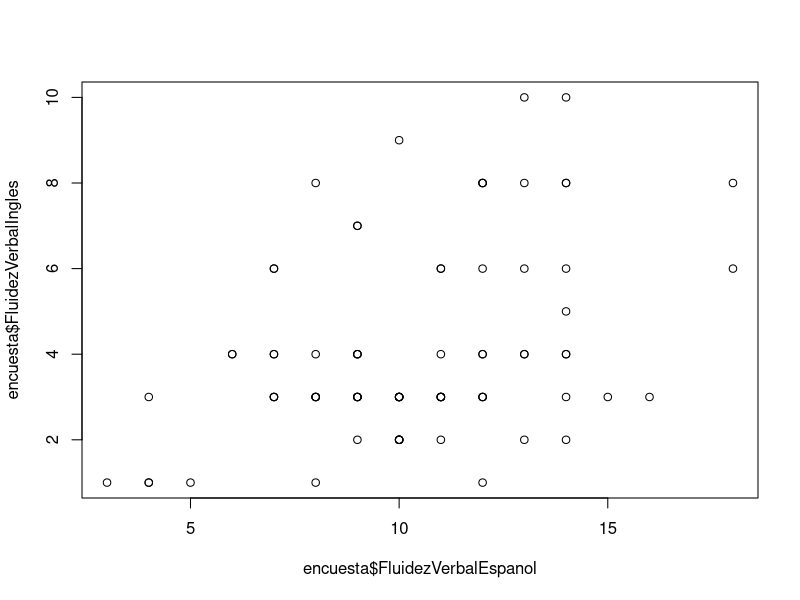
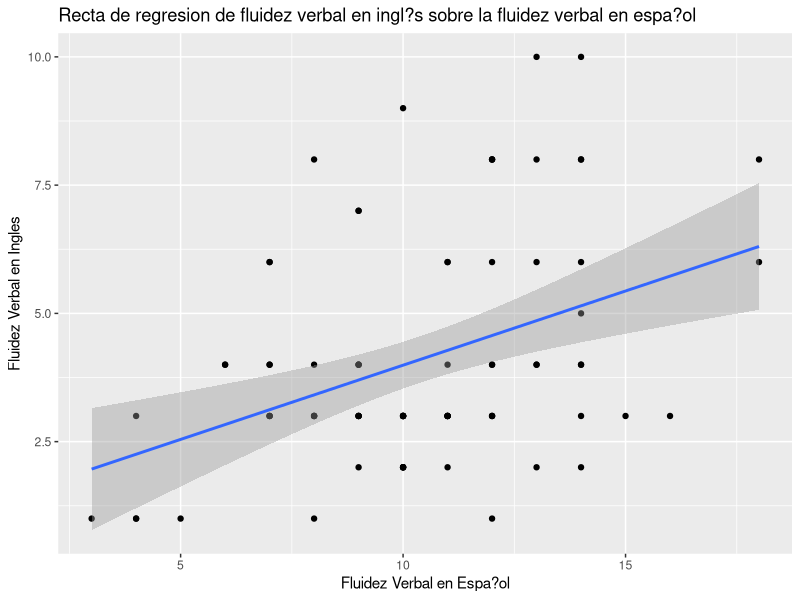
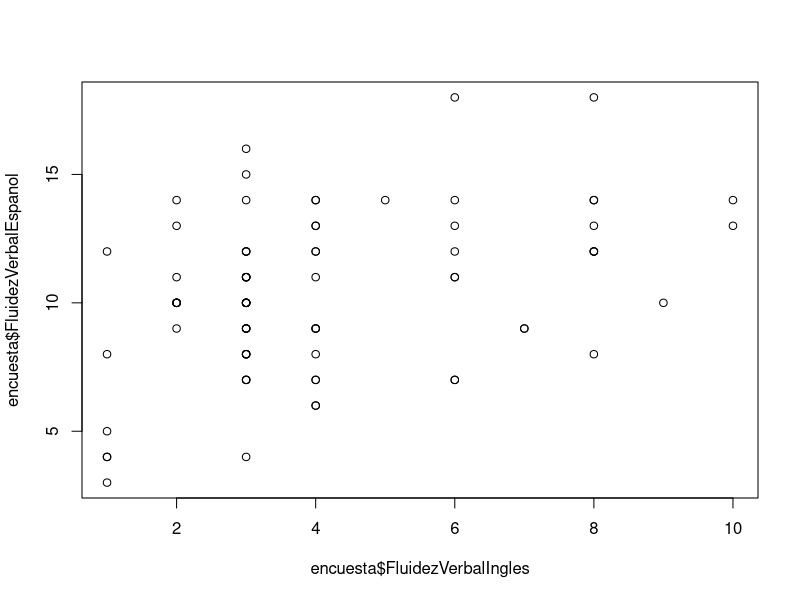
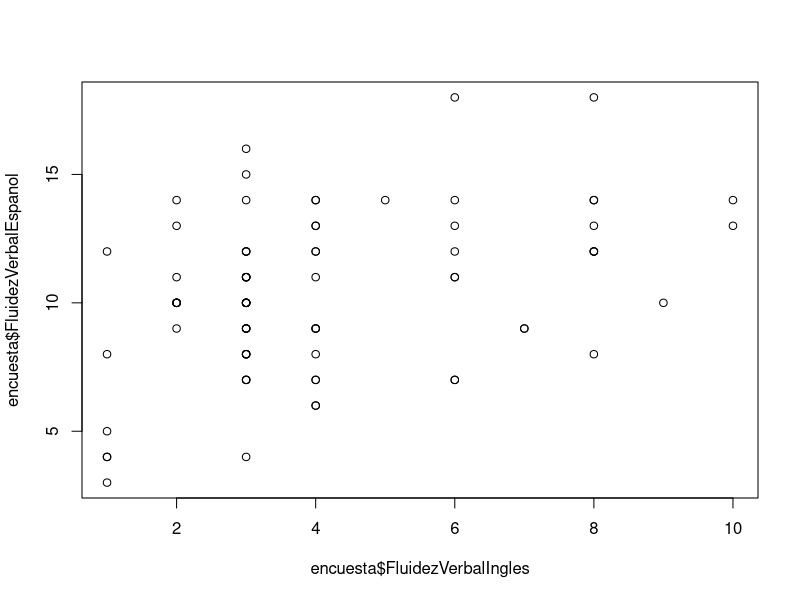
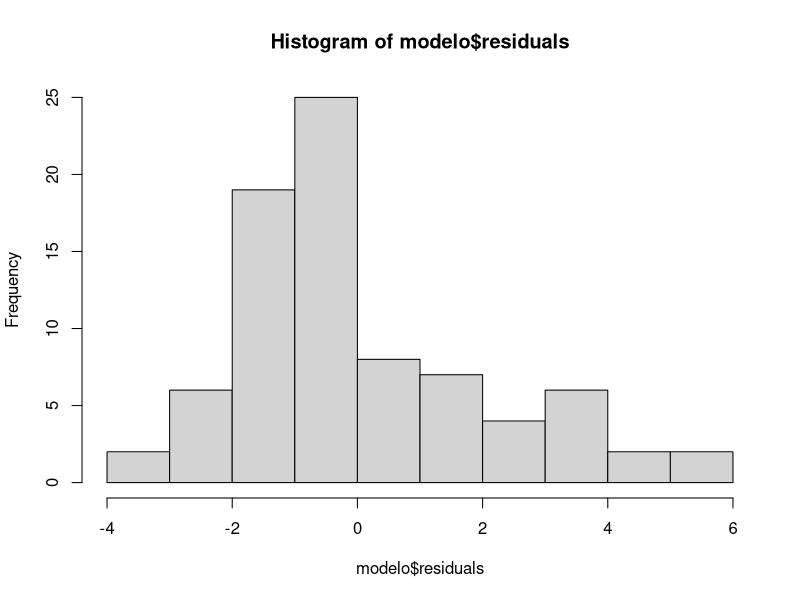
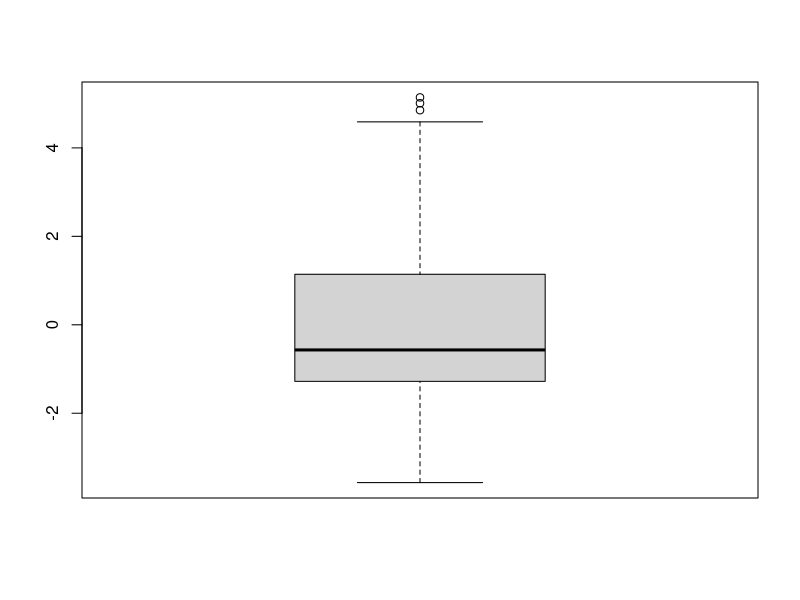
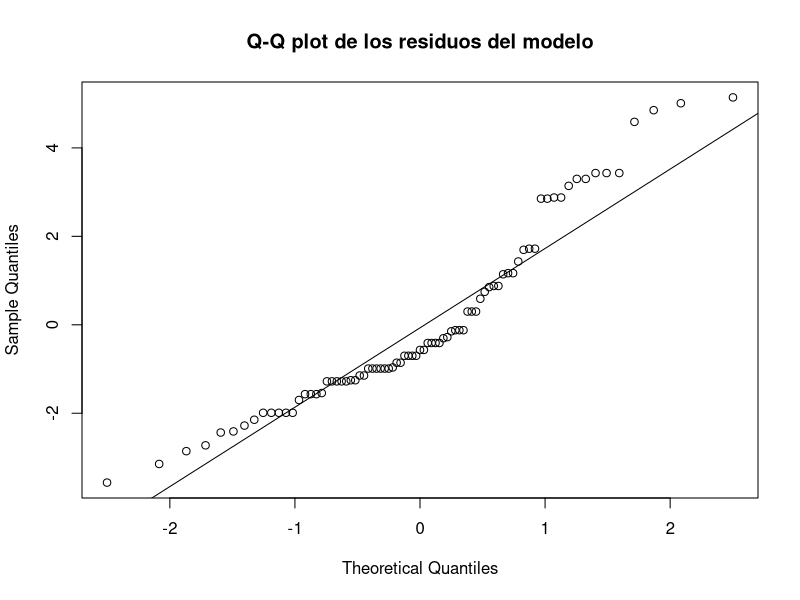
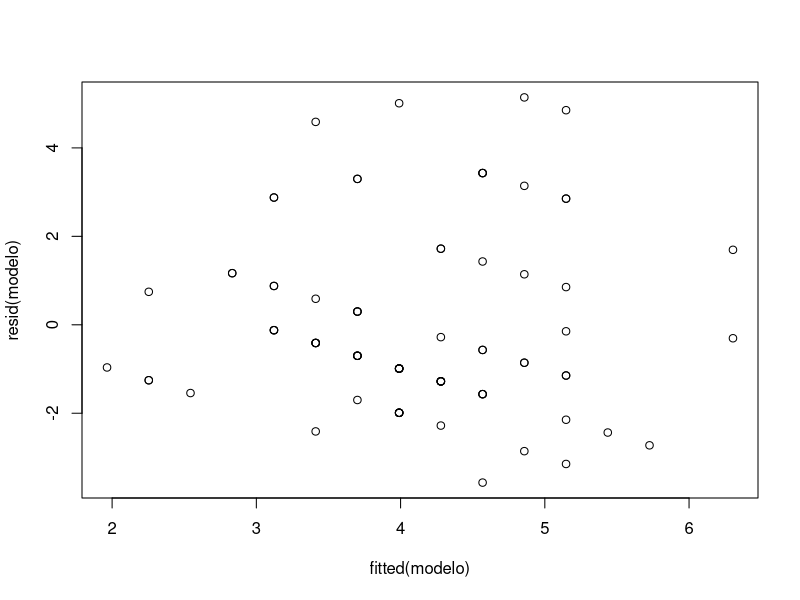

The R source for these figures, in order:
## ---- chunk 1
knitr::opts_chunk$set(echo = TRUE)
## ---- chunk 2
library(ggplot2)
library(psych)

encuesta <- read.table("encuesta.dat", header=T, sep="\t",dec=',')
## ---- chunk 3

plot(encuesta$FluidezVerbalIngles~encuesta$FluidezVerbalEspanol)
## ---- chunk 4
dispersion <-ggplot(encuesta, aes(FluidezVerbalEspanol, FluidezVerbalIngles))

dispersion+
  geom_point()+
  geom_smooth(method = "lm")+
  labs(x = "Fluidez Verbal en Espa?ol", y = "Fluidez Verbal en Ingles",
       title="Recta de regresion de fluidez verbal en ingl?s sobre la fluidez verbal en espa?ol")
## ---- chunk 5
plot(encuesta$FluidezVerbalIngles,encuesta$FluidezVerbalEspanol)
cor.test(encuesta$FluidezVerbalIngles,encuesta$FluidezVerbalEspanol)

#manualmente:
Y <- 1.09690 + 0.28931 * 12; Y

#con la funcion fitted
modelo <- lm(encuesta$FluidezVerbalIngles~encuesta$FluidezVerbalEspanol)

modelo$fitted.values #valores estimados de fluidez ingles para cada persona 
#en base a los valores de fluidez en espa?ol
modelo$residuals#diferencia entre los valores estimados en fluidez ingles
#y los observados
## ---- chunk 6

#1.4. Comprueba los supuestos
##LINEALIDAD
plot(encuesta$FluidezVerbalIngles,encuesta$FluidezVerbalEspanol)
cor.test(encuesta$FluidezVerbalIngles,encuesta$FluidezVerbalEspanol)
## ---- chunk 7
##NORMALIDAD

hist(modelo$residuals)

boxplot(modelo$residuals)#mirar centro (mediana);
#dispersi?n (bigote); 
#casos at?picos o extremos

qqnorm(modelo$residuals, main="Q-Q plot de los residuos del modelo");qqline(modelo$residuals,distribution = qnorm)

describe(modelo$residuals)#asimetria <2 y curtosis <7

ks.test(modelo$residuals, "pnorm")
shapiro.test(modelo$residuals)#con muestras menores a 50
## ---- chunk 8
##HOMOCEDASTICIDAD
plot(fitted(modelo),resid(modelo))
## ---- chunk 9
##INDEPENDENCIA
plot(encuesta$FluidezVerbalIngles,resid(modelo))
#los residuos no estan aleatoriamente repartidos
library(lmtest)
dwtest(modelo)#Durbin-Watson debe estar entre 1.5-2.5
